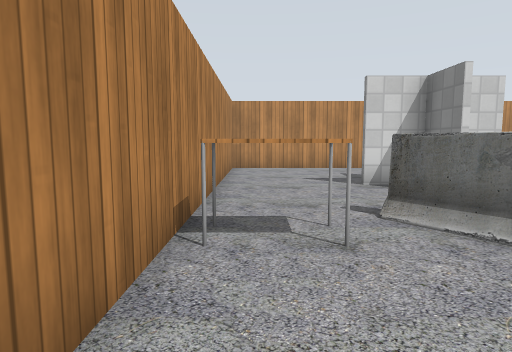
View 1 (above)

15 first-person views from a walk through a world built for the Gazebo simulator. The camera is 1 m above the floor, tilts 6° down and sees 75° across. Floor lines are 1 m apart. The floor is counted in squares, 1 m on a side. Each view is taken from the middle of a square. On the plan, view 1 faces up. The plan holds only what a view shows up to about 13 squares ahead; the rest is blank. Robots are left out. Simple patterns stand in for the simulator's built-in surfaces. Simple shapes stand in for some stock models. Some surface patterns are stand-ins.

View 2
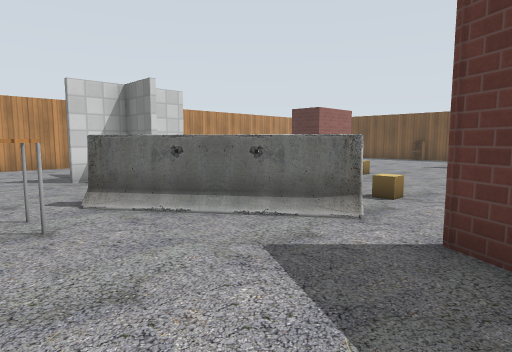

View 3
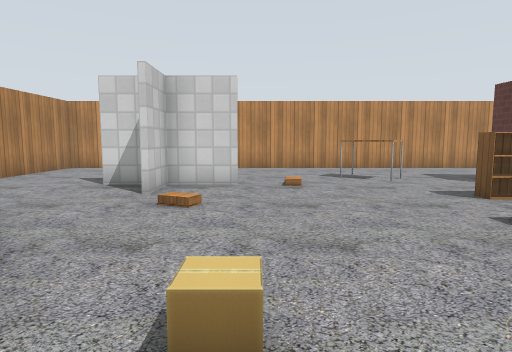

View 4
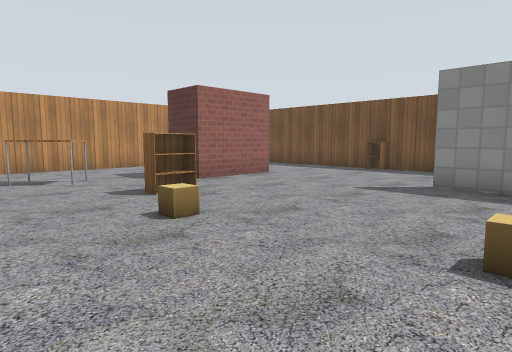

View 5
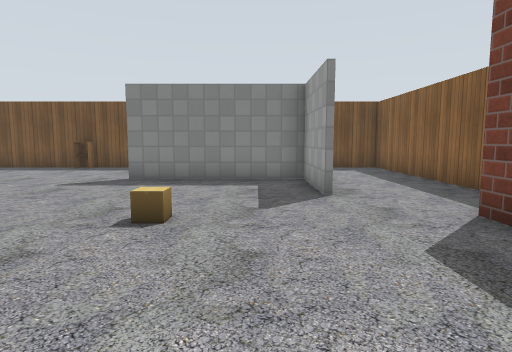

View 6
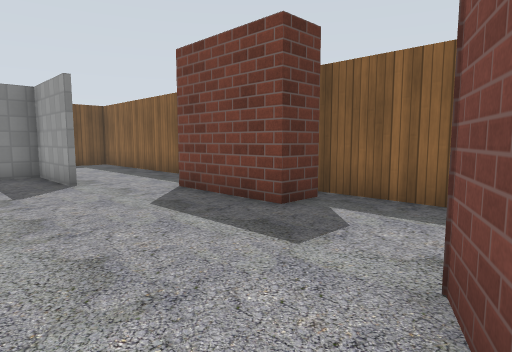

View 7
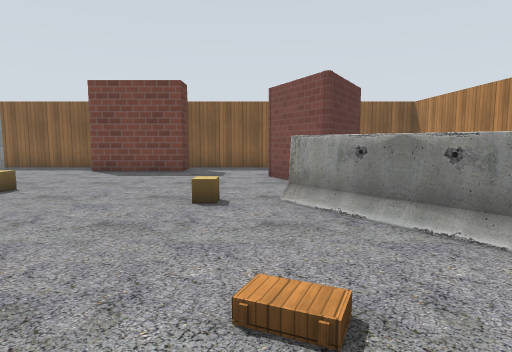

View 8
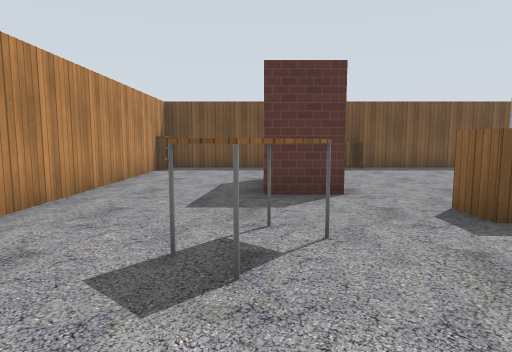

View 9
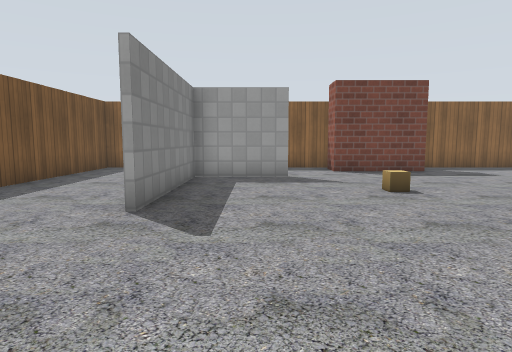

View 10
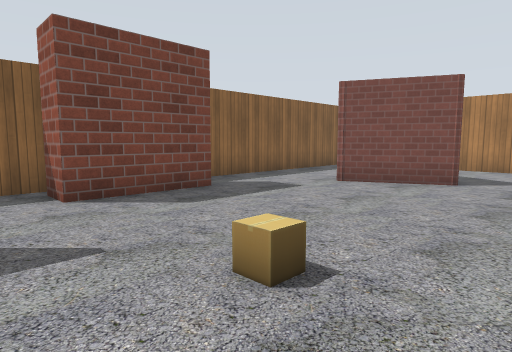

View 11
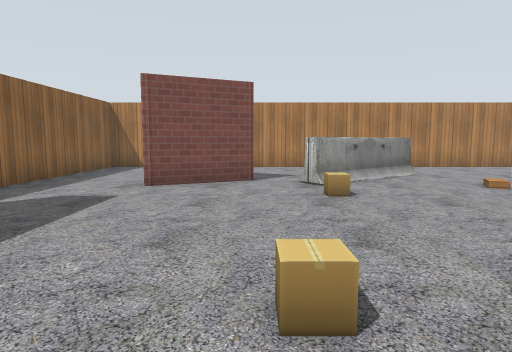

View 12
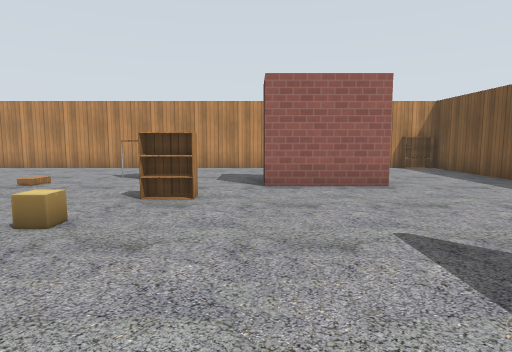

View 13
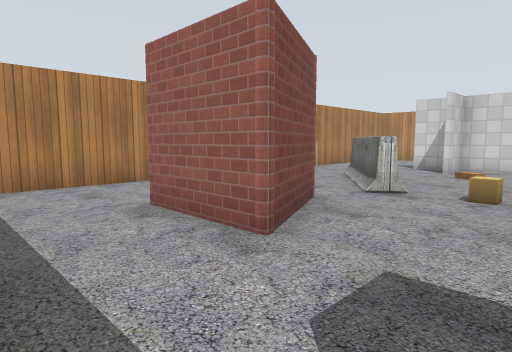

View 14
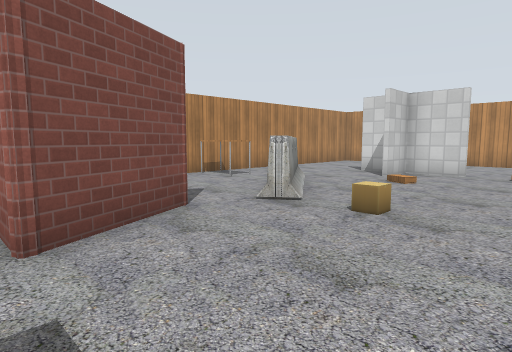

View 15
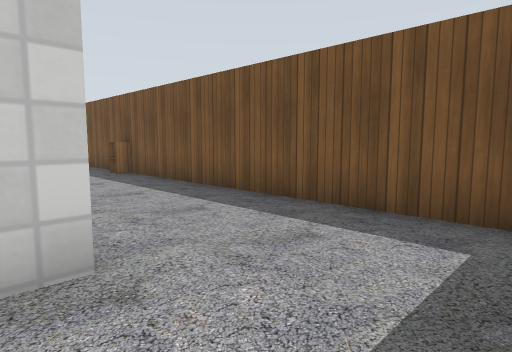

### Floor plan
Points are (right, up) in squares from view 1. A wall is a line through its corners. A room is listed if a view was taken in it or the views show most of it. See-through windows are left out.
Room 1 (views 1, 2, 3, 4, 5, 6, 7, 8, 9, 10, 11, 12, 13, 14, 15)
walls: (5.6, 7.6) (2.4, 7.6); (3.8, 6.2) (3.8, 7.7); (4, 7.7) (4, 6.2); (3.5, 0) (4.6, -2.4) (2.1, -2.4) (3.5, 0); (15, 7.3) (12.2, 7.3) (12.2, 8.9); (12, -2.3) (14.7, -2.3) (14.7, 2.4); (14.9, -2.4) (14.2, -2.4); (10.2, -5.5) (18.6, -5.5) (18.6, 12.4) (-0.9, 12.4) (-0.9, -5.5) (7.9, -5.5)
objects: table (0, 3) to (1, 4); barrier (2, 1) to (4, 4); cardboard box (6, 2); brick block (8, -5) to (10, -4); cardboard box (9, 4); table (9, 8) to (10, 9); cardboard box (10, 0); bookshelf (10, 6) to (11, 6); cabinet (18, 5); bookshelf (18, 12)

Where each view was taken, in squares from view 1:
view 1: 0 up, 0 right, facing up
view 2: 1 down, 0 right, facing up-right
view 3: 0 up, 6 right, facing up
view 4: 0 up, 7 right, facing up-right
view 5: 1 down, 6 right, facing right
view 6: 0 up, 4 right, facing down-right
view 7: 7 up, 5 right, facing down
view 8: 9 up, 6 right, facing right
view 9: 7 up, 13 right, facing down
view 10: 2 up, 12 right, facing down-left
view 11: 0 up, 12 right, facing left
view 12: 0 up, 12 right, facing up
view 13: 5 down, 7 right, facing up-left
view 14: 3 down, 8 right, facing up-left
view 15: 5 down, 14 right, facing up-right
